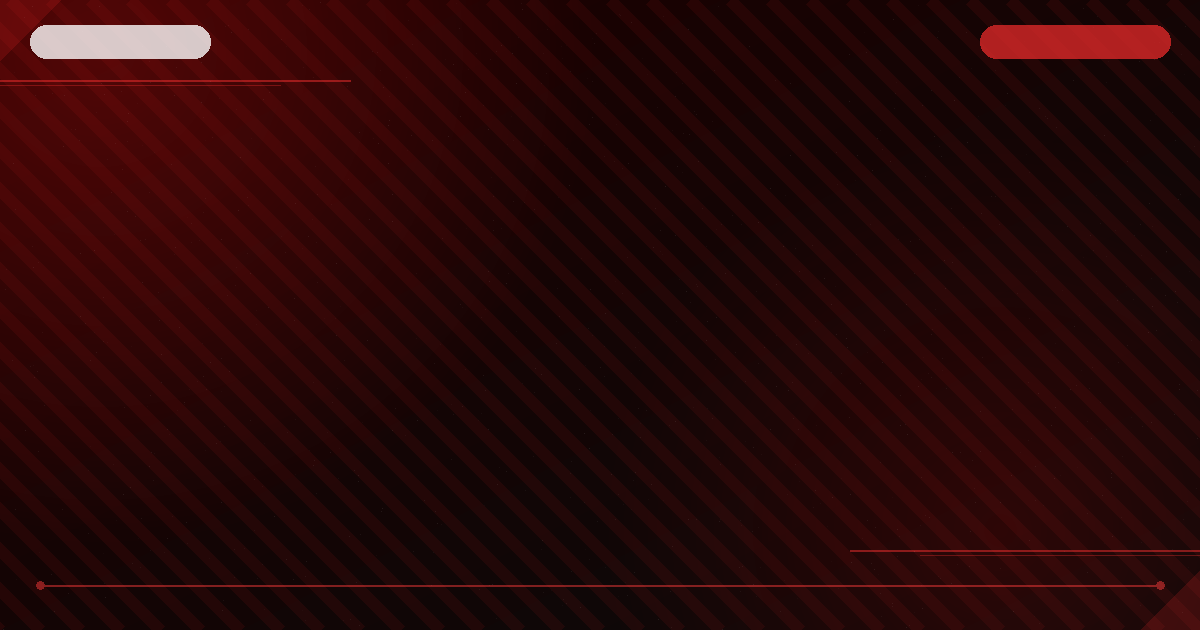
#> input picture assets/thumbnails/news.png, 1200 x 630 px
$ python -i make_thumbnail.py   (imports and definitions only)
#> lines starting #> are read from the running program, lines starting #| are printed output that depends on the picture
"""
K-POP JOURNAL サムネイル生成スクリプト v4

Usage:
  python3 make_thumbnail.py "テキスト"
  python3 make_thumbnail.py "テキスト" --genre breaking
  python3 make_thumbnail.py "テキスト" --genre breaking --title "元タイトル"

v4変更点:
  - 10文字/行 制限（旧14文字）
  - 左寄せ固定（中央配置禁止）
  - 4px ストローク固定
  - ドロップシャドウ blur 10px
  - 帯 opacity 0.75-0.85
  - 煽りフォントも Black 統一
  - 10パターン戦略対応
"""
from PIL import Image, ImageDraw, ImageFont, ImageFilter
import json
import sys
import os

# ── 引数 ──
thumb_text = sys.argv[1] if len(sys.argv) > 1 else "K-POP NEWS"
genre = None
full_title = ""
bg_image_path = ""  # Phase 2: 外部画像（resolver経由）を背景に使う
artist_name = ""    # v4: 1行目のアー名（ASCII）
copy_text = ""      # v4: 2行目の本文（≤15字）

# [11 lines not run here, left out]

# ── Phase 1止血: 編集系プレフィックス除去 ──
# 【戦略】【速報】等のパイプライン内部マーカーはサムネに不要。
# 10文字制限を圧迫して本文が切れる原因になる。
PREFIXES_TO_STRIP = [
    "【戦略】", "【速報】", "【独占】", "【完全ガイド】", "【保存版】",
    "【最新】", "【公式】", "【注目】", "【まとめ】", "【解説】",
]
# [7 lines not run here, left out]
thumb_text = thumb_text.strip()
# 抽象語が単独で残った場合はサムネ向きの表現に置換
_ABSTRACT_REPLACEMENTS = {
    "まとめ": "完全まとめ",
    "解説": "徹底解説",
    "最新情報": "最新速報",
    "情報": "最新情報",
}
# [5 lines not run here, left out]

W, H = 1200, 630

# ── Safe area ──
SAFE_LEFT = 80
SAFE_RIGHT = 1120
SAFE_TOP = 80
SAFE_BOTTOM = 550
MAX_CHARS_PER_LINE = 10
MAX_LINES = 2

# ── フォント ──
FONT_DIR = "/home/aiuser/.local/share/fonts"
ASSETS_DIR = "/home/aiuser/kpop-ai-system/assets/thumbnails"

FONT_MAIN = None
FONT_LATIN = None  # 英字専用（Bebas Neue）

# メインフォント: NotoSansJP-Black 相当のみ許容（細字フォールバック禁止）
# 過去に NotoSansJP-Black.ttf がHTMLファイルに化けてRegular weightにフォールバックする
# 致命バグがあったため、ロード後に必ず .getname() で weight を検証する。
_BLACK_CANDIDATES = [
    f"{FONT_DIR}/NotoSansJP-Black.otf",
    f"{FONT_DIR}/NotoSansJP-Black.ttf",
    f"{FONT_DIR}/ZenKakuGothicNew-Black.ttf",
    f"{FONT_DIR}/MPLUSRounded1c-Black.ttf",
]
# [14 lines not run here, left out]

# 英字フォント: Bebas Neue（タイポ主役の象徴）
_LATIN_CANDIDATE = f"{FONT_DIR}/BebasNeue-Regular.ttf"
# [15 lines not run here, left out]


# [4 lines left out: function get_font, not called in this run]


# ── 10パターン定義 ──
# パターン名 → (背景ファイル, バッジ, 帯色, テキスト色, ストローク色)
PATTERNS = {
    "breaking": {
        "bg": "news.png",
        "badge": "BREAKING",
        "badge_bg": (220, 40, 40, 220),
        "badge_fg": (255, 255, 255),
        "band_color": (0, 0, 0),
        "band_opacity": 200,  # 0.78
        "text_color": (255, 255, 255),
        "stroke_color": (0, 0, 0),
        "highlight_color": (255, 230, 50),
    },
    "comeback": {
        "bg": "comeback.png",
        "badge": "COMEBACK",
        "badge_bg": (102, 50, 200, 220),
        "badge_fg": (255, 255, 255),
        "band_color": (20, 10, 40),
        "band_opacity": 195,
        "text_color": (255, 255, 255),
        "stroke_color": (0, 0, 0),
        "highlight_color": (180, 140, 255),
    },
    "ranking": {
        "bg": "analysis.png",
        "badge": "RANKING",
        "badge_bg": (255, 200, 50, 220),
        "badge_fg": (30, 30, 30),
        "band_color": (0, 0, 0),
        "band_opacity": 200,
        "text_color": (255, 255, 255),
        "stroke_color": (0, 0, 0),
        "highlight_color": (255, 210, 60),
    },
    "expose": {
        "bg": "news.png",
        "badge": "EXCLUSIVE",
        "badge_bg": (60, 60, 80, 220),
        "badge_fg": (255, 255, 255),
        "band_color": (10, 10, 20),
        "band_opacity": 210,
        "text_color": (255, 255, 255),
        "stroke_color": (0, 0, 0),
        "highlight_color": (255, 100, 100),
    },
    "oshikatsu": {
        "bg": "comeback.png",
        "badge": "LOVE",
        "badge_bg": (255, 120, 170, 220),
        "badge_fg": (255, 255, 255),
        "band_color": (40, 10, 30),
        "band_opacity": 190,
        "text_color": (255, 255, 255),
        "stroke_color": (0, 0, 0),
        "highlight_color": (255, 180, 220),
    },
    "beauty": {
        "bg": "beauty.png",
        "badge": "BEAUTY",
        "badge_bg": (180, 100, 140, 200),
        "badge_fg": (255, 255, 255),
        "band_color": (255, 245, 240),
        "band_opacity": 210,
        "text_color": (40, 30, 35),
        "stroke_color": (255, 255, 255),
        "highlight_color": (200, 50, 100),
    },
    "live": {
        "bg": "live.png",
        "badge": "LIVE",
        "badge_bg": (255, 100, 50, 220),
        "badge_fg": (255, 255, 255),
        "band_color": (0, 0, 0),
        "band_opacity": 200,
        "text_color": (255, 255, 255),
        "stroke_color": (0, 0, 0),
        "highlight_color": (0, 255, 200),
    },
    "analysis": {
        "bg": "analysis.png",
        "badge": "ANALYSIS",
        "badge_bg": (80, 80, 100, 220),
        "badge_fg": (255, 255, 255),
        "band_color": (0, 0, 0),
        "band_opacity": 200,
        "text_color": (255, 255, 255),
        "stroke_color": (0, 0, 0),
        "highlight_color": (100, 200, 255),
    },
    "beginner": {
        "bg": "live.png",
        "badge": "GUIDE",
        "badge_bg": (50, 180, 120, 220),
        "badge_fg": (255, 255, 255),
        "band_color": (0, 0, 0),
        "band_opacity": 195,
        "text_color": (255, 255, 255),
        "stroke_color": (0, 0, 0),
        "highlight_color": (100, 255, 180),
    },
    "buzz": {
        "bg": "news.png",
        "badge": "BUZZ",
        "badge_bg": (255, 50, 100, 230),
        "badge_fg": (255, 255, 255),
        "band_color": (0, 0, 0),
        "band_opacity": 195,
        "text_color": (255, 255, 255),
        "stroke_color": (0, 0, 0),
        "highlight_color": (255, 255, 0),
    },
    "travel": {
        "bg": "live.png",
        "badge": "TRAVEL",
        "badge_bg": (30, 160, 100, 220),
        "badge_fg": (255, 255, 255),
        "band_color": (0, 20, 10),
        "band_opacity": 190,
        "text_color": (255, 255, 255),
        "stroke_color": (0, 0, 0),
        "highlight_color": (100, 255, 180),
    },
    "fashion": {
        "bg": "comeback.png",
        "badge": "FASHION",
        "badge_bg": (180, 50, 140, 220),
        "badge_fg": (255, 255, 255),
        "band_color": (20, 5, 20),
        "band_opacity": 195,
        "text_color": (255, 255, 255),
        "stroke_color": (0, 0, 0),
        "highlight_color": (255, 160, 230),
    },
}

DEFAULT_PATTERN = "breaking"


def detect_genre(text, title=""):
    """ジャンルを自動判定。元タイトルを優先してサムネテキストのノイズを排除。"""
#> further down, picture is the input picture: PIL image 1200x630 RGB; mean R, G, B 41.3, 7.9, 7.9
    # 元タイトルを優先（サムネテキストに「速報」が入っていても騙されない）
    check_src = title if title else text
    t = check_src.lower()

    # travel（旅行・観光・カフェ）
    if any(w in t for w in ["旅行", "ソウル", "カフェ", "聖地巡礼", "観光", "グルメ", "ポップアップ", "聖地"]):
        return "travel"
    # beauty
    if any(w in t for w in ["美容", "コスメ", "スキンケア", "メイク", "ガラス肌", "韓国コスメ", "真似したい"]):
        return "beauty"
    # fashion
    if any(w in t for w in ["ファッション", "着用", "ブランド", "即完売", "コーデ", "outfit"]):
        return "fashion"
    # expose (裏側・暴露)
    if any(w in t for w in ["暴露", "裏側", "真相", "告白", "独占", "内部", "闇", "炎上", "騒動", "脱退", "訴訟", "事件"]):
        return "expose"
    # ranking
    if any(w in t for w in ["チャート", "ランキング", "1位", "chart", "順位", "比較", "どっち"]):
        return "ranking"
    # comeback
    if any(w in t for w in ["カムバック", "comeback", "新曲", "アルバム", "復帰", "復活", "新章"]):
        return "comeback"
    # live
    if any(w in t for w in ["ライブ", "ツアー", "コンサート", "公演", "ファンミ", "フェス", "来日", "日本上陸"]):
        return "live"
    # oshikatsu
    if any(w in t for w in ["推し", "尊い", "沼", "感動", "号泣"]):
        return "oshikatsu"
    # analysis
    if any(w in t for w in ["解説", "考察", "分析", "なぜ", "理由", "結論"]):
        return "analysis"
    # beginner
    if any(w in t for w in ["初心者", "入門", "5分で", "無料", "簡単", "ハウツー", "ガイド", "完全ガイド"]):
        return "beginner"
    # buzz
    if any(w in t for w in ["バズ", "レベチ", "バグ", "やばい", "ヤバい", "話題"]):
        return "buzz"
    # breaking: タイトルに速報系ワードがある場合のみ
    if any(w in t for w in ["速報", "緊急", "判明", "電撃", "衝撃", "まさか", "発覚"]):
        return "breaking"
    return "breaking"


# [11 lines left out: function create_gradient, not called in this run]


# フォールバックグラデーション色
GRAD_FALLBACK = {
    "breaking":  ((180, 30, 30), (60, 10, 10)),
    "comeback":  ((60, 30, 120), (30, 15, 80)),
    "ranking":   ((30, 30, 50), (60, 50, 90)),
    "expose":    ((40, 40, 50), (20, 20, 30)),
    "oshikatsu": ((120, 40, 80), (60, 20, 50)),
    "beauty":    ((255, 230, 220), (255, 200, 210)),
    "live":      ((30, 30, 30), (50, 30, 20)),
    "analysis":  ((50, 50, 60), (30, 30, 40)),
    "beginner":  ((20, 80, 60), (10, 50, 40)),
    "buzz":      ((180, 20, 60), (100, 10, 30)),
}


# [86 lines left out: functions load_background, truncate_line, auto_split_text, not called in this run]


# ── 強ワード ──
STRONG_WORDS = ["衝撃", "速報", "判明", "神", "炎上", "ついに", "電撃",
                "復活", "決定", "解禁", "初公開", "大反響", "騒然",
                "レベチ", "バグ", "尊い", "まさか", "完全", "即完売",
                "覚醒", "急変", "崩壊", "暴露", "激変", "独占", "注目",
                "緊急", "確定", "発覚", "衝撃的", "大暴露", "真相"]


# [225 lines left out: functions split_for_highlight, draw_text_with_stroke, draw_shadow_layer, draw_thumbnail, not called in this run]


# ────────────────────────────────────────────────────────────────
#  V2: エディトリアル・タイポグラフィ主導レイアウト
#  - 写真ナシでも"映える"海外メディア風（The FADER / Spotify Wrapped）
#  - Bebas Neue 英字ヒーロー + NotoSansJP-Black 日本語サブ
#  - グラデ背景 + ノイズテクスチャで「テンプレ感」を消す
# ────────────────────────────────────────────────────────────────

import re as _re
from datetime import datetime as _dt

# Tier1: 実アーティスト名（最優先）
ARTISTS_TIER1 = [
    "BTS", "BLACKPINK", "BIGBANG", "TWICE", "NEWJEANS", "STRAYKIDS", "STRAY KIDS",
    "ITZY", "AESPA", "IVE", "SEVENTEEN", "ENHYPEN", "LE SSERAFIM", "LESSERAFIM",
    "TXT", "ATEEZ", "NCT", "TWS", "NMIXX", "RIIZE", "ZEROBASEONE", "ZB1",
    "SUPER JUNIOR", "EXO", "SHINEE", "GOT7", "MONSTA X", "DAY6", "ASTRO",
    "ILLIT", "BABYMONSTER", "KISSOFLIFE", "KISS OF LIFE", "KICKFLIP",
    "RED VELVET", "MAMAMOO", "G-IDLE", "GIDLE", "(G)I-DLE", "FROMIS_9",
    "JIMIN", "JUNGKOOK", "JIN", "SUGA", "JHOPE",
    "JISOO", "JENNIE", "ROSE", "LISA", "ROSÉ",
    "AKMU", "악동뮤지션", "CHANHYUK", "SOOHYUN",
    "WINNER", "BIGBANG", "iKON", "IKON", "TREASURE",
    "TVXQ", "DBSK", "DONG BANG SHIN KI",
    "GIRLS GENERATION", "SNSD", "F(X)", "FX",
    "INFINITE", "B1A4", "B2ST", "BEAST", "BTOB", "CNBLUE", "FTISLAND",
    "APINK", "GFRIEND", "LOONA", "WEKI MEKI", "MOMOLAND",
    "PENTAGON", "THE BOYZ", "CRAVITY", "DRIPPIN", "ONEUS",
    "VICTON", "VERIVERY", "SF9", "OMEGA X", "XDINARY HEROES",
    "KARD", "SISTAR", "AOA", "SECRET", "T-ARA", "TARA",
    "CL", "SANDARA PARK", "DARA", "SEUNGRI", "G-DRAGON", "GD",
    "TAEYANG", "DAESUNG", "ZICO", "DEAN", "HEIZE", "IU",
    "BOL4", "BOLBBALGAN4", "EPIK HIGH", "DYNAMIC DUO",
    "LOCO", "CRUSH", "GARY", "JAY PARK", "SIMON DOMINIC",
    "HYUNA", "DAWN", "PENTAGON", "PSY",
]
# Tier2: ブランド名（フォールバック、Tier1が無い時のみ）
BRANDS_TIER2 = [
    "BILLBOARD", "MELON", "SPOTIFY", "COACHELLA", "GRAMMY", "OSCAR",
    "MAMA", "MNET", "KCON", "TIKTOK", "YOUTUBE",
]


# [47 lines left out: functions extract_eng_hero, strip_all_eng_from_jp, not called in this run]


def add_noise_texture(img, intensity=30, opacity_div=8):
    """グラデ背景にノイズテクスチャを乗せて『テンプレ感』を消す"""
#> called with intensity = 30, opacity_div = 8
    noise_mask = Image.effect_noise((W, H), intensity)
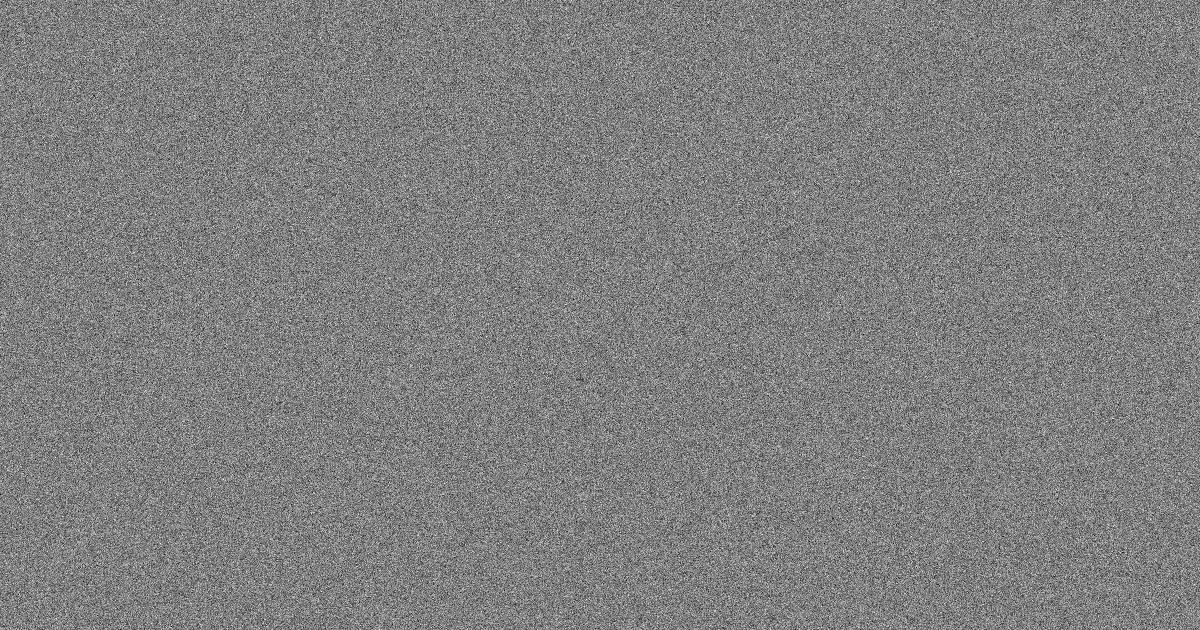
#> noise_mask: PIL image 1200x630 L; min 0, max 255, mean 127.5
    noise_mask = noise_mask.point(lambda p: p // opacity_div)
    white_layer = Image.new("RGBA", (W, H), (255, 255, 255, 255))
#> white_layer: PIL image 1200x630 RGBA; every value is 255
    white_layer.putalpha(noise_mask)
    return Image.alpha_composite(img.convert("RGBA"), white_layer).convert("RGB")


# [256 lines left out: functions get_latin_font, get_artist_background, compose_image_background, draw_thumbnail_v2, not called in this run]


# ────────────────────────────────────────────────────────────────
# V3: Photo-first minimal（Phase 1 改訂 / kstyle・daebak 風）
#   - 背景: アーティスト写真 > ジャンルアセット > グラデ（v2と共通の抽出ロジック流用）
#   - 文字: 下帯1行のみ（8文字以内）、60px Black
#   - ロゴ: 左上 "K-POP JOURNAL" 14px のみ（大きなカテゴリバッジは廃止）
#   - 帯: 下1/4、opacity 0.45、アーティスト別アクセントカラー
# ────────────────────────────────────────────────────────────────

# アーティスト別アクセントカラー（RGB）
# キーは大文字・スペース無しで比較
ARTIST_ACCENT_COLORS = {
    "BTS":          (138, 43, 226),    # 紫（ARMYカラー）
    "BLACKPINK":    (255, 20, 147),    # ディープピンク
    "BIGBANG":      (255, 200, 60),    # クラウンイエロー
    "AESPA":        (0, 120, 160),     # ネイビーティール
    "IVE":          (200, 30, 80),     # ダークピンク
    "NEWJEANS":     (120, 180, 255),   # ベビーブルー
    "SEVENTEEN":    (255, 140, 170),   # ローズ
    "LESSERAFIM":   (160, 60, 220),    # エレクトリックパープル
    "LE SSERAFIM":  (160, 60, 220),
    "TWICE":        (255, 120, 180),   # ピーチピンク
    "ITZY":         (200, 0, 100),     # ダークマゼンタ
    "STRAYKIDS":    (0, 0, 0),         # ブラック
    "STRAY KIDS":   (0, 0, 0),
    "ENHYPEN":      (80, 20, 120),     # ディープパープル
    "TXT":          (0, 100, 200),     # ブルー
    "NCT":          (100, 180, 220),   # ライトブルー
    "ATEEZ":        (180, 0, 60),      # レッド
    "BABYMONSTER":  (120, 220, 220),   # ミント
    "ILLIT":        (255, 180, 200),   # ソフトピンク
    "RIIZE":        (0, 200, 180),     # ターコイズ
    "ZEROBASEONE":  (40, 120, 255),    # サファイア
    "G-DRAGON":     (255, 40, 100),    # PEACEMINUSONE ピンク
    "T.O.P":        (40, 40, 40),      # ブラック
    "SHINEE":       (0, 180, 220),     # パールアクア
    "EXO":          (200, 170, 80),    # ゴールド
}


# [155 lines left out: functions _artist_accent, draw_thumbnail_v3_photo_first, not called in this run]


# ────────────────────────────────────────────────────────────────
# V4: 2行・写真主役 / タイポ主役（モデルサイト kstyle/daebak 準拠）
#   - 1行目: アーティスト名（ASCII 大文字, Bebas Neue 32px, グレー）
#   - 2行目: 内容（日本語 ≤15字, Black Heavy, 動的48〜76px, 白）
#   - 下帯: 高さ180px, opacity 0.55, 上端にアクセント3pxライン
#   - 左上: K-POP JOURNAL ロゴのみ（カテゴリバッジ/日付は撤廃）
#   - 写真なし時は巨大アー名タイポ主役へ自動切替
# ────────────────────────────────────────────────────────────────

# カタカナ略称 → Tier1 アー名
_KATAKANA_TO_ARTIST = {
    "ブルピン":   "BLACKPINK",
    "スキズ":     "STRAY KIDS",
    "セブチ":     "SEVENTEEN",
    "エスパ":     "AESPA",
    "ニュジ":     "NEWJEANS",
    "ルセラ":     "LE SSERAFIM",
    "ベビモン":   "BABYMONSTER",
    "エナプ":     "ENHYPEN",
    "ビッベン":   "BIGBANG",
    "レドベル":   "RED VELVET",
}

# Tier1 アー名を高速ルックアップできる形（空白除去・大文字）にキャッシュ
_ARTISTS_TIER1_LOOKUP = {a.upper().replace(" ", ""): a for a in ARTISTS_TIER1}


# [220 lines left out: functions extract_eng_hero_strict, _load_photo_bg, draw_thumbnail_v4_photo_first_two_line, not called in this run]


# ── メイン実行 ──
if genre is None:
    genre = detect_genre(thumb_text, full_title)

# パターンに無いジャンルはフォールバック
if genre not in PATTERNS:
    genre = DEFAULT_PATTERN

# レイアウト選択: --layout v1|v2|v3|v4|v5|v5_legacy|v6 / 環境変数 THUMB_LAYOUT / デフォルト v6（Phase 9.5）
# v5_legacy = 旧v5。ロールバック: THUMB_LAYOUT=v5_legacy
layout = "v6"
# [3 lines not run here, left out]
if os.environ.get("THUMB_LAYOUT"):
    layout = os.environ["THUMB_LAYOUT"]

# [74 lines not run here, left out]

# 学習用メタ情報をstderrにJSONで出力（パイプライン側がパースして thumbnail_learner に流す）
# ジャンルアセットpngが存在するかを事前確認
_genre_pat = PATTERNS.get(genre, PATTERNS[DEFAULT_PATTERN])
_bg_file = _genre_pat.get("bg", "")
_bg_path = os.path.join(ASSETS_DIR, _bg_file)
_has_asset_bg = bool(_bg_file and os.path.exists(_bg_path))

_meta = {
    "layout": layout,
    "genre": genre,
    "thumb_text": thumb_text,
    "has_image": _has_asset_bg,  # ジャンルアセットpng or wikimediaアー画像がある場合True
    "eng_hero": "",
    "image_source": "asset" if _has_asset_bg else "",
    "bg_image_path": bg_image_path,  # Phase 2: resolver結果（指定されていれば）
}
if bg_image_path and os.path.exists(bg_image_path):
    _meta["has_image"] = True
    _meta["image_source"] = "external_resolver"
# [51 lines not run here, left out]
import json as _json
# [1 line not run here, left out]

>>> from PIL import Image
>>> picture = Image.open('assets/thumbnails/news.png')
>>> result = add_noise_texture(picture)
